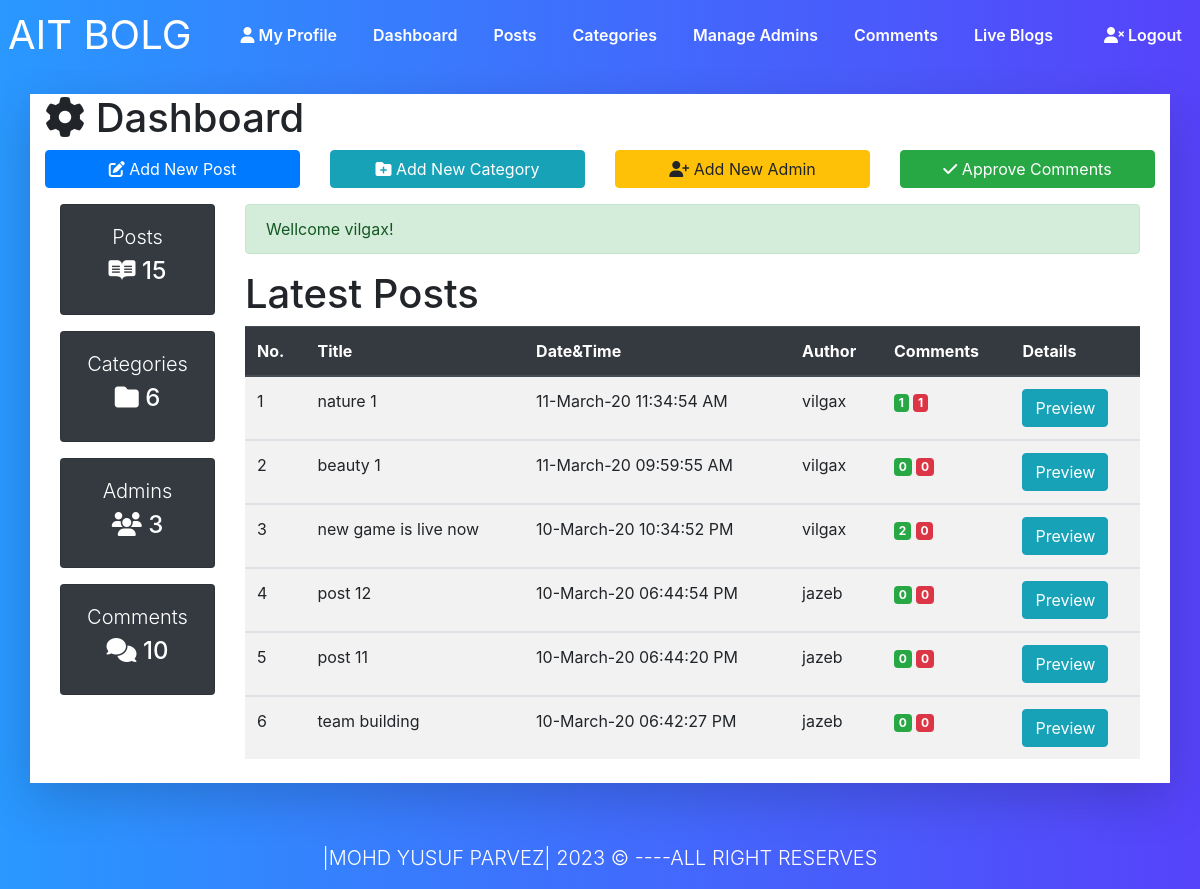
Screenshot of /dashboard.php (signed in) with the database file from the repository.
### tables this page shows
CREATE TABLE `posts` (
  `id` int(10) NOT NULL,
  `datetime` varchar(50) NOT NULL,
  `title` varchar(300) NOT NULL,
  `category` varchar(50) NOT NULL,
  `author` varchar(50) NOT NULL,
  `image` varchar(50) NOT NULL,
  `content` varchar(10000) NOT NULL
);

### dashboard.php (the view, shortened to what this page needs)
<?php require_once("includes/DB.php");  ?>
<?php require_once("includes/Functions.php");  ?>
<?php require_once("includes/Sessions.php");  ?>
<!DOCTYPE html>
<html lang="en">
<head>
	<link rel="stylesheet" type="text/css" href="css/style.css">
	<link rel="stylesheet" type="text/css" href="bootcss/bootstrap.css">
	<link rel="stylesheet" type="text/css" href="bootcss/bootstrap-grid.css">
	<link rel="stylesheet" type="text/css" href="bootcss/bootstrap-reboot.css">
	<link rel="stylesheet" type="text/css" href="css/edit.css">
</head>
<body style="background-image: linear-gradient(to right, #2998ff, #5643fa);">
	<nav class="navbar navbar-dash-back navbar-expand-lg navbar-light ">
  <a class="navbar-brand logo ml-2" href="#">Ait bolg</a>
  <div class="collapse navbar-collapse" id="navbarNav">
  <ul class="navbar-nav ml-auto">
				<li class="nav-item"><a href="profile.php" class="nav-link text-success"><i class="fas fa-user"></i> My Profile</a></li>
				<li class="nav-item"><a href="dashboard.php" class="nav-link">Dashboard</a></li>
				<li class="nav-item"><a href="posts.php" class="nav-link">Posts</a></li>
				<li class="nav-item"><a href="categories.php" class="nav-link">Categories</a></li>
				<li class="nav-item"><a href="admins.php" class="nav-link">Manage Admins</a></li>
				<li class="nav-item"><a href="comments.php" class="nav-link">Comments</a></li>
				<li class="nav-item"><a href="index.php?page=1" class="nav-link">Live Blogs</a></li>
			</ul>
			<ul class="navbar-nav ml-auto">
				<li class="nav-item"><a href="logout.php" class="nav-link text-danger"><i class="fas fa-user-times"></i> Logout</a></li>
			</ul>
  </div>
</nav>
	<header>
		<div class="container mt-4 shadow-lg" style="background-color: #fff;">
			<div class="row">
				<div class="col-md-12">
					<h1><i class="fas fa-cog"></i> Dashboard</h1>
				</div>
				<div class="col-lg-3">
					<a href="addnewpost.php" class="btn btn-primary btn-block mb-2"><i class="fas fa-edit"></i> Add New Post</a>
				</div>
				<div class="col-lg-3">
					<a href="categories.php" class="btn btn-info btn-block mb-2"><i class="fas fa-folder-plus"></i> Add New Category</a>
				</div>
				<div class="col-lg-3">
					<a href="admins.php" class="btn btn-warning btn-block mb-2"><i class="fas fa-user-plus"></i> Add New Admin</a>
				</div>
				<div class="col-lg-3">
					<a href="comments.php" class="btn btn-success btn-block mb-2"><i class="fas fa-check"></i> Approve Comments</a>
				</div>
			</div>
		<section class="container py-2 mb-4">
			<div class="row">
			<div class="col-lg-2">
			<div class="card text-center bg-dark text-white mb-3">
            <div class="card-body">
              <h1 class="lead">Posts</h1>
              <h4 class="display-5">
                <i class="fab fa-readme"></i>
              </h4>
            </div>
          </div>
          <div class="card text-center bg-dark text-white mb-3">
            <div class="card-body">
              <h1 class="lead">Categories</h1>
              <h4 class="display-5">
                <i class="fas fa-folder"></i>
              </h4>
            </div>
          </div>
          <div class="card text-center bg-dark text-white mb-3">
            <div class="card-body">
              <h1 class="lead">Admins</h1>
              <h4 class="display-5">
                <i class="fas fa-users"></i>
              </h4>
            </div>
          </div>
          <div class="card text-center bg-dark text-white mb-3">
            <div class="card-body">
              <h1 class="lead">Comments</h1>
              <h4 class="display-5">
                <i class="fas fa-comments"></i>
              </h4>
            </div>
          	</div>
          </div>
        	<div class="col-lg-10">
          		<?php
           echo SuccessMessage();
           ?>
          <h1>Latest Posts</h1>
          <div class="table-responsive">
          <table class="table table-striped table-hover">
            <thead class="thead-dark">
              <tr>
                <th>No.</th>
                <th>Title</th>
                <th>Date&Time</th>
                <th>Author</th>
                <th>Comments</th>
                <th>Details</th>
              </tr>
            </thead>
            <?php
            $SrNo = 0;
            global $ConnectingDB;
            $sql = "SELECT * FROM posts ORDER BY id desc LIMIT 0,6";
            $stmt=$ConnectingDB->query($sql);
            while ($DataRows=$stmt->fetch()) {
              $PostId = $DataRows["id"];
              $DateTime = $DataRows["datetime"];
              $Author  = $DataRows["author"];
              $Title = $DataRows["title"];
              $SrNo++;
             ?>
            <tbody>
              <tr>
                <td><?php echo $SrNo; ?></td>
                <td><?php echo $Title; ?></td>
                <td><?php echo $DateTime; ?></td>
                <td><?php echo $Author; ?></td>
                <td>
                    <?php $Total = ApproveCommentsAccordingtoPost($PostId);
                      ?>
                      <span class="badge badge-success">
                        <?php
                      echo $Total; ?>
                      </span>
                  <?php $Total = DisApproveCommentsAccordingtoPost($PostId);
                   ?>
                    <span class="badge badge-danger">
                      <?php
                      echo $Total; ?>
                    </span>
                </td>
                <td> <a target="_blank" href="fullPost.php?id=<?php echo $PostId; ?>">
                  <span class="btn btn-info">Preview</span>
                </a>
              </td>
              </tr>
            </tbody>
            <?php } ?>
          </table>
          </div>
        	</div>
        </div>
        </section>
        </div>
        </header>
	<footer class="dash-bg-color text-white">
		<div class="container mrtop">
			<div class="row">
				<div class="col">
					<p class="lead text-center">|MOHD YUSUF PARVEZ| <span id="year"></span> &copy; ----ALL RIGHT RESERVES</p>
				</div>
			</div>
		</div>
	</footer>
</body>
</html>

### includes/Functions.php (shortened to what this page needs)
<?php require_once("includes/DB.php");  ?>
<?php
	function TotalPosts(){
	  global $ConnectingDB;
	  $sql = "SELECT COUNT(*) FROM posts";
	  $stmt = $ConnectingDB->query($sql);
	  $TotalRows= $stmt->fetch();
	  $TotalPosts=array_shift($TotalRows);
	  echo $TotalPosts;
	}
	function TotalCategories(){
	  global $ConnectingDB;
	  $sql = "SELECT COUNT(*) FROM category";
	  $stmt = $ConnectingDB->query($sql);
	  $TotalRows= $stmt->fetch();
	  $TotalCategories=array_shift($TotalRows);
	  echo $TotalCategories;
	}
	function TotalAdmins(){
	  global $ConnectingDB;
	  $sql = "SELECT COUNT(*) FROM admins";
	  $stmt = $ConnectingDB->query($sql);
	  $TotalRows= $stmt->fetch();
	  $TotalAdmins=array_shift($TotalRows);
	  echo $TotalAdmins;
	}
	function TotalComments(){
	  global $ConnectingDB;
	  $sql = "SELECT COUNT(*) FROM comments";
	  $stmt = $ConnectingDB->query($sql);
	  $TotalRows= $stmt->fetch();
	  $TotalComments=array_shift($TotalRows);
	  echo $TotalComments;
	}
	function ApproveCommentsAccordingtoPost($PostId){
	  global $ConnectingDB;
	  $sqlApprove = "SELECT COUNT(*) FROM comments WHERE post_id='$PostId' AND status='ON'";
	  $stmtApprove =$ConnectingDB->query($sqlApprove);
	  $RowsTotal = $stmtApprove->fetch();
	  $Total = array_shift($RowsTotal);
	  return $Total;
	}
	function DisApproveCommentsAccordingtoPost($PostId){
	  global $ConnectingDB;
	  $sqlDisApprove = "SELECT COUNT(*) FROM comments WHERE post_id='$PostId' AND status='OFF'";
	  $stmtDisApprove =$ConnectingDB->query($sqlDisApprove);
	  $RowsTotal = $stmtDisApprove->fetch();
	  $Total = array_shift($RowsTotal);
	  return $Total;
	}
?>

### includes/Sessions.php (shortened to what this page needs)
<?php
function SuccessMessage(){
	if(isset($_SESSION["SuccessMessage"])) {
		$Output= "<div class=\"alert alert-success\">";
		$Output.= htmlentities($_SESSION["SuccessMessage"]);
		$Output.= "</div>";
		return $Output;
	}
}
?>

### css/edit.css (style rules this page uses)
.logo { color: #fff !important; text-transform: uppercase; font-size: 40px !important; }
body { background-color: #fff !important; }
.navbar-dash-back { background-image: linear-gradient(to right, #2998ff, #5643fa); padding: 0 !important; }
.navbar-nav li { padding: 0 10px; }
.navbar-nav li a { color: #fff !important; font-weight: 600; }
.mrtop { margin-top: 60px !important; }
.dash-bg-color { background-image: linear-gradient(to right, #2998ff, #5643fa); }

### rows the page displays
posts: title "nature 1", datetime "11-March-20 11:34:54 AM", author "vilgax", Total "1"
posts: title "beauty 1", datetime "11-March-20 09:59:55 AM", author "vilgax", Total "0"
posts: title "new game is live now", datetime "10-March-20 10:34:52 PM", author "vilgax", Total "2", Total "0"
posts: title "post 12", datetime "10-March-20 06:44:54 PM", author "jazeb", Total "0"
posts: title "post 11", datetime "10-March-20 06:44:20 PM", author "jazeb", Total "0"
posts: title "team building", datetime "10-March-20 06:42:27 PM", author "jazeb", Total "0"

### other values shown
$TotalPosts "15"
$TotalCategories "6"
$TotalAdmins "3"
$TotalComments "10"
SuccessMessage() "Wellcome vilgax!"
